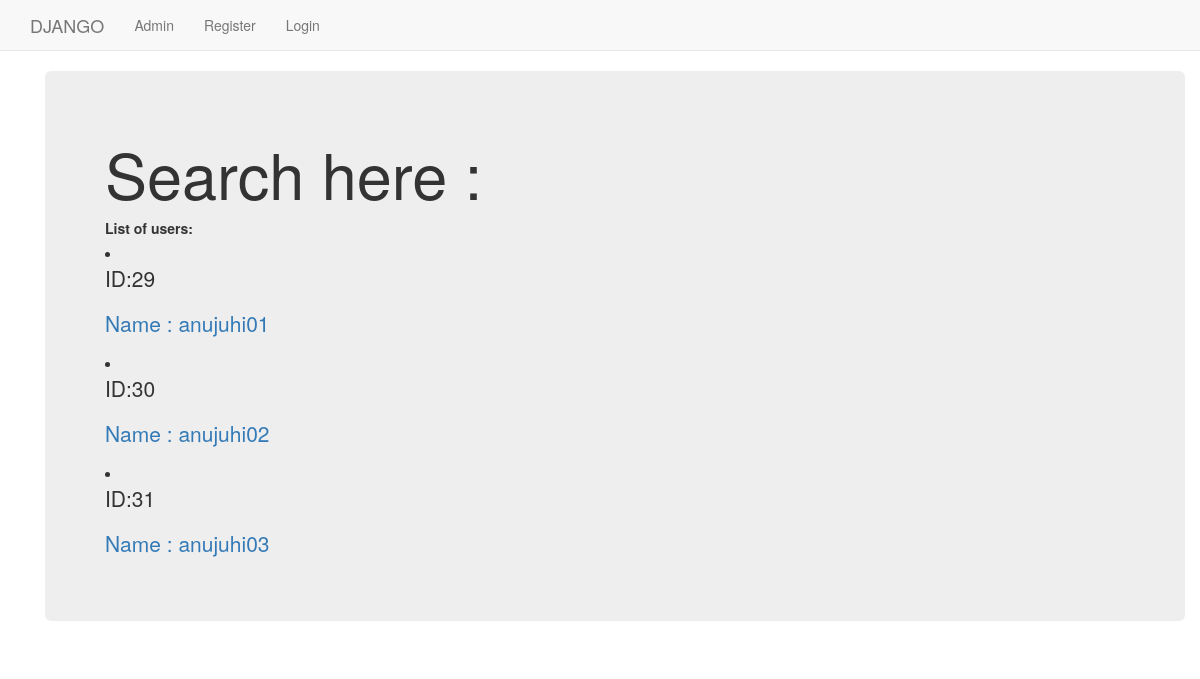
The app's page /core/home/search/ with its own data.
### core/models.py (models this page shows, shortened)
class UserProfileInfo(models.Model):
    user = models.OneToOneField(User,on_delete=models.CASCADE)
    bio = models.CharField(max_length=200,default="Add bio")

### core/views.py (the view)
def search_profile(request):
    user_list = UserProfileInfo.objects.all()
    return render(request, 'core/search.html', {'user_list': user_list})

### templates/core/search.html (shortened to what this page needs)
{% extends 'core/base.html' %}
{% block body_block %}
  <div class="container">
    <div class="jumbotron">
      <h1>Search here :</h1>
<form method="post" action="{% url 'core:home' %}">
<label for="search">List of users:</label>
          {% for u in user_list %}
              <li><p>ID:{{ u.user_id }}</p>
                  <a href="{%  url 'core:get_profile' pk=u.user_id %}"><p>Name : {{ u.user }}</p></a></li>
            {% endfor %}
</form>
</div>
  </div>
{% endblock %}

### records on screen
UserProfileInfo: user_id "29", user "anujuhi01"
UserProfileInfo: user_id "30", user "anujuhi02"
UserProfileInfo: user_id "31", user "anujuhi03"
